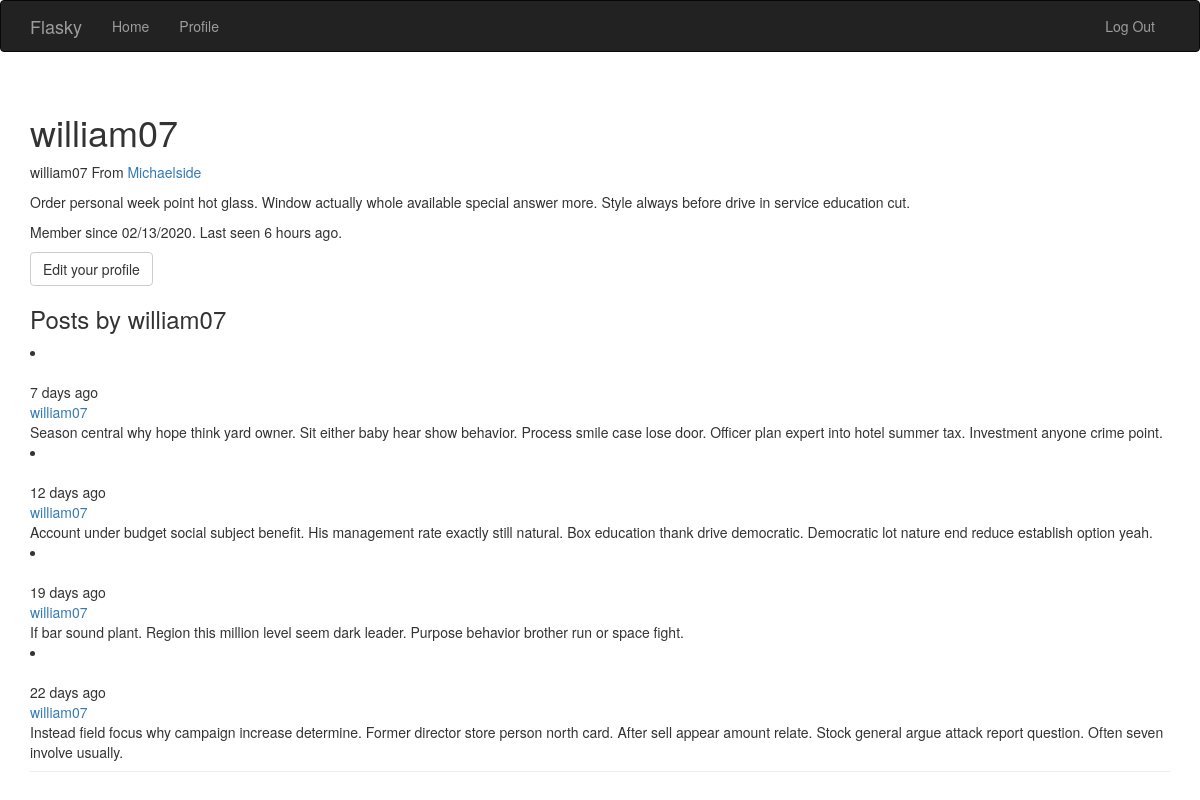
Screenshot of /user/william07 (signed in) with the database file from the repository.
### app/models.py (models this page shows, shortened)
class User(UserMixin, db.Model):
    __tablename__ = 'users'
    id = db.Column(db.Integer, primary_key=True)
    email = db.Column(db.String(64), unique=True, index=True)
    password_hash = db.Column(db.String(128))
    username = db.Column(db.String(64), unique=True, index=True)
    role_id = db.Column(db.Integer, db.ForeignKey('roles.id'))
    confirmed = db.Column(db.Boolean, default=False)
    name = db.Column(db.String(64))
    location = db.Column(db.String(64))
    about_me = db.Column(db.Text())
    member_since = db.Column(db.DateTime(), default=datetime.utcnow)
    last_seen = db.Column(db.DateTime(), default=datetime.utcnow)
    posts = db.relationship('Post', backref='author', lazy='dynamic')
    @property
    def password(self):
        raise AttributeError('Password is not a readable attribute!')
    def can(self, perm):
        return self.role is not None and self.role.has_permission(perm)
    def is_administrator(self):
        return self.can(Permission.ADMIN)
    def ping(self):
        self.last_seen = datetime.utcnow()
        db.session.add(self)
        db.session.commit()

class Post(db.Model):
    __tablename__ = 'post'
    id = db.Column(db.Integer, primary_key=True)
    body = db.Column(db.Text)
    timestamp = db.Column(db.DateTime, index=True, default=datetime.utcnow)
    author_id = db.Column(db.Integer, db.ForeignKey('users.id'))

### app/main/views.py (the view)
@main.route('/user/<username>')
def user(username):
    user = User.query.filter_by(username=username).first_or_404()
    posts = user.posts.order_by(Post.timestamp.desc()).all()
    return render_template('user.html', user=user, posts=posts)

### app/auth/views.py (called while the page is built)
@auth.before_app_request
def before_request():
    if current_user.is_authenticated:
        current_user.ping()
        if not current_user.confirmed \
                and request.blueprint != 'auth' \
                and request.endpoint != 'static':
            return redirect(url_for('auth.unconfirmed'))

### app/main/__init__.py (called while the page is built)
@main.app_context_processor
def inject_permission():
    return dict(Permission=Permission)

### app/models.py (called while the page is built)
@login_manager.user_loader
def load_user(user_id):
    return User.query.get(int(user_id))

### app/templates/user.html (shortened to what this page needs)
{% extends 'base.html' %}
{% block page_content %}
<div class="page-header">
    <h1>{{ user.username }}</h1>
    <p>
        {% if user.name %}{{ user.username }}{% endif %}
        {% if user.location %}
            From <a href="http://maps.google.com/?q={{ user.location }}">
                {{ user.location }}
            </a>
        {% endif %}
    </p>
    {% if user.about_me %}<p>{{ user.about_me }}</p>{% endif %}
    <p>
        Member since {{ moment(user.member_since).format('L') }}.
        Last seen {{ moment(user.last_seen).fromNow() }}.
    </p>
    {% if user == current_user %}
    <a class="btn btn-default" href="{{ url_for('main.edit_profile') }}">Edit your profile</a>
    {% endif %}
    <h3>Posts by {{ user.username }}</h3>
    {% include '_posts.html' %}
</div>
{% endblock %}

### app/templates/base.html (shortened to what this page needs)
{% extends 'bootstrap/base.html' %}
{% block navbar %}
<div class="navbar navbar-inverse" role="navigation">
    <div class="container">
        <div class="navbar-header">
            <a class="navbar-brand" href="/">Flasky</a>
        </div>
        <div class="navbar-collapse collapse">
            <ul class="nav navbar-nav">
                <li>
                    <a href="/">Home</a>
                </li>
                {% if current_user.is_authenticated %}
                <li>
                    <a href="{{ url_for('main.user', username=current_user.username) }}">Profile</a>
                </li>
                {% endif %}
            </ul>
            <ul class="nav navbar-nav navbar-right">
                {% if current_user.is_authenticated %}
                <li>
                    <a href="{{ url_for('auth.logout') }}">Log Out</a>
                </li>
                {% else %}
                <li>
                    <a href="{{ url_for('auth.login') }}">Log In</a>
                </li>
                {% endif %}
            </ul>
        </div>
    </div>
</div>
{% endblock %}
{% block content %}
<div class="container">
    {% block page_content %}{% endblock %}
</div>
{% endblock %}

### app/templates/_posts.html (shortened to what this page needs)
{% for post in posts %}
    <li class="post">
        <div class="profile-thumbnail">
        </div>
        <div class="post-date">{{ moment(post.timestamp).fromNow() }}</div>
        <div class="post-author">
            <a href="{{ url_for('.user', username=post.author.username) }}">
                {{ post.author.username }}
            </a>
        </div>
        <div class="post-body">{{ post.body }}</div>
    </li>
{% endfor %}

### rows the page displays
User: username "william07", location "Michaelside", about_me "Order personal week point hot glass. Window actually whole available special answer more. Style always before drive in service education cut.", member_since "02/13/2020", last_seen "6 hours ago"
Post: timestamp "7 days ago", author.username "william07", body "Season central why hope think yard owner. Sit either baby hear show behavior. Process smile case lose door. Officer plan expert into hotel summer tax. Investment anyone crime point."
Post: timestamp "12 days ago", author.username "william07", body "Account under budget social subject benefit. His management rate exactly still natural. Box education thank drive democratic. Democratic lot nature end reduce establish option yeah."
Post: timestamp "19 days ago", author.username "william07", body "If bar sound plant. Region this million level seem dark leader. Purpose behavior brother run or space fight."
Post: timestamp "22 days ago", author.username "william07", body "Instead field focus why campaign increase determine. Former director store person north card. After sell appear amount relate. Stock general argue attack report question. Often seven involve usually."
